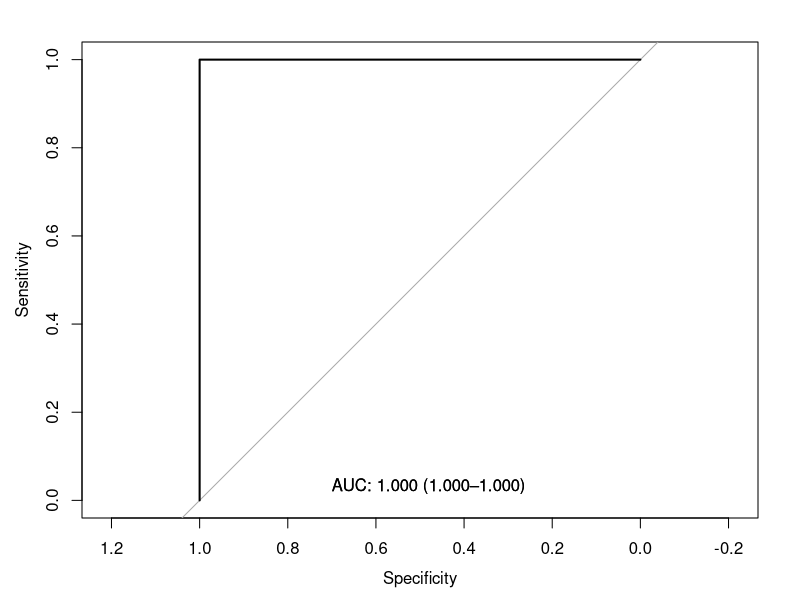
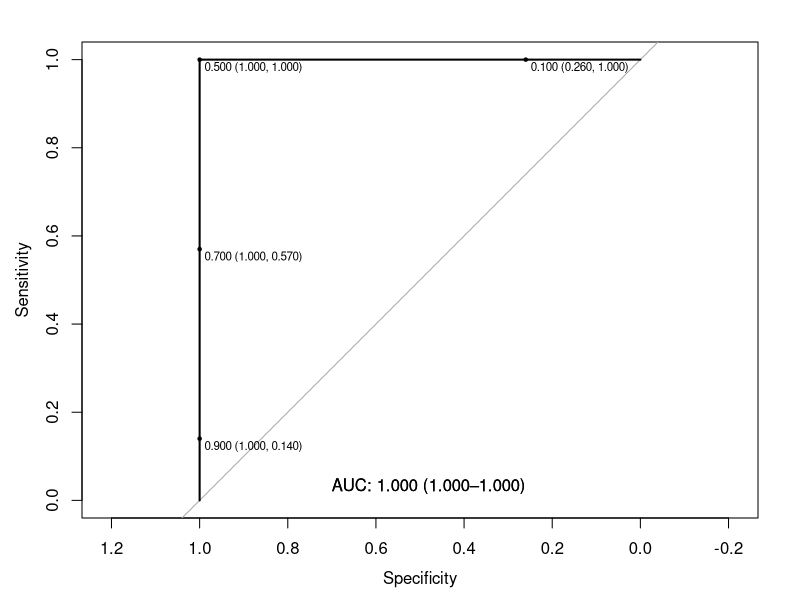
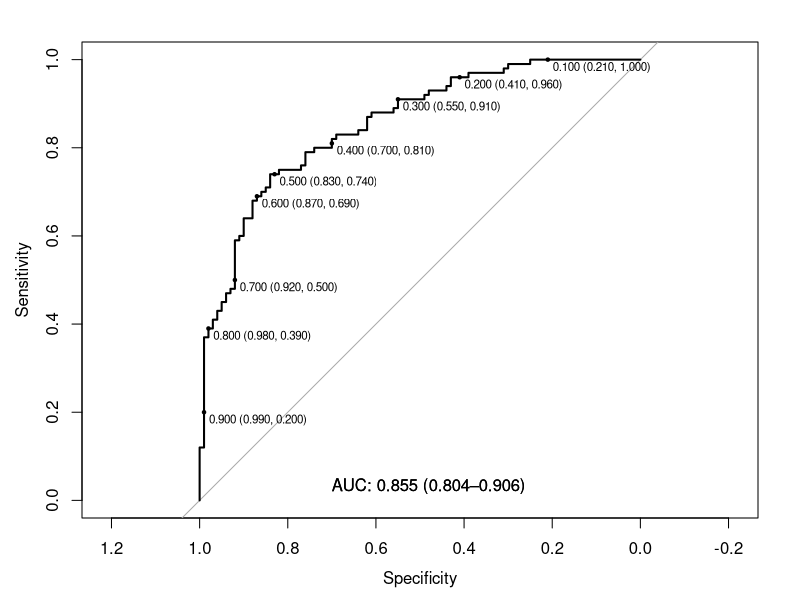
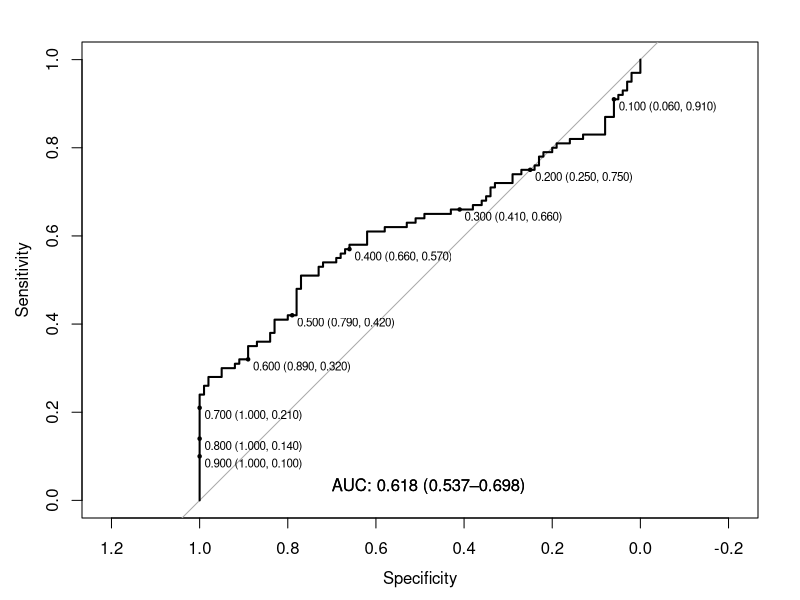
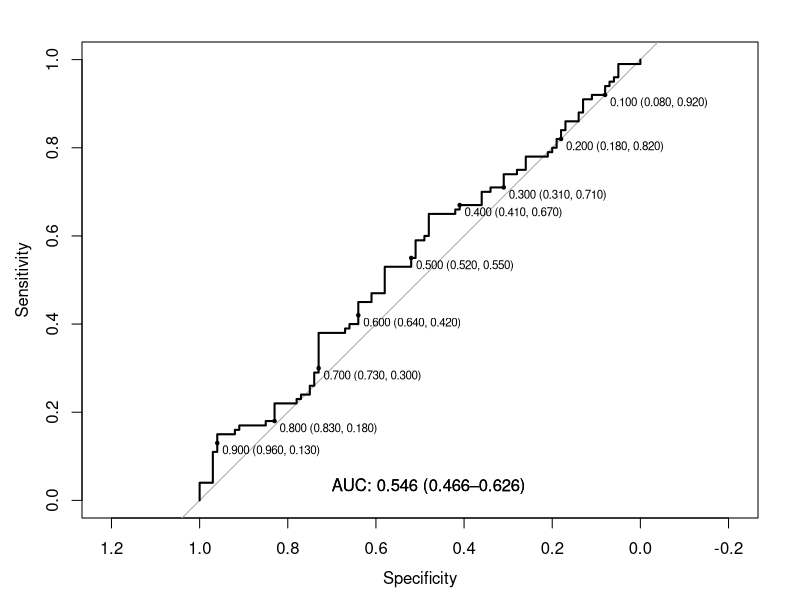

Write the R code that produced these figures, in order.
## ---- chunk 1
library(kableExtra)
library(dplyr)
## ---- chunk 2
library(pROC) # load package for ROC curve
set.seed(511111) # set seed for reproducibility

n_case <- 100 # sample size for cases
n_control <- 100 # sample size for controls

# simulate hypothetical predictor for cases and controls
## this scenario has perfect discrimination (i.e., no overlap)
case <- runif(n=n_case, min=0.501, max=1)
control <- runif(n=n_control, min=0, max=0.5)

# create data frame to use
roc_dat1 <- data.frame(pred=c(case,control), out=c( rep(1,n_case), rep(0,n_control)) )

# plot ROC with AUC
roc1 <- roc(out ~ pred, data=roc_dat1, ci=T)
plot(roc1, print.auc=T, print.auc.x=0.7, print.auc.y=0.05)
## ---- chunk 3
# add select thresholds
plot(roc1, print.auc=T, print.auc.x=0.7, print.auc.y=0.05, print.thres=c(0.1,0.5,0.7,0.9), print.thres.cex=0.7) # note, print.thres has many options; cex controls size
## ---- chunk 4
set.seed(511111) # set seed for reproducibility

n_case <- 100 # sample size for cases
n_control <- 100 # sample size for controls

# simulate hypothetical predictor for cases and controls
## this scenario is better than a coin flip but not perfect
case <- rbeta(n=n_case, shape1=2, shape2=1)
control <- rbeta(n=n_control, shape1=1, shape2=2)

# create data frame to use
roc_dat2 <- data.frame(pred=c(case,control), out=c( rep(1,n_case), rep(0,n_control)) )

# plot ROC with AUC
roc2 <- roc(out ~ pred, data=roc_dat2, ci=T)
plot(roc2, print.auc=T, print.auc.x=0.7, print.auc.y=0.05, print.thres=seq(0.1,0.9,0.1), print.thres.cex=0.7)
coords(roc2, x='best', best.method='youden')
coords(roc2, x='best', best.method='closest.topleft')
## ---- chunk 5
set.seed(9182)

counter <- 0
num_samps <- 100000

for(i in 1:num_samps){
  # randomly sample one case from data frame, one control
  ## note, code written to be generalizable to other n_case, n_control
  sample_case <- sample(x=1:n_case, size=1, replace=F) # 1:100 rows in data frame with n_case=100
  sample_control <- sample(x=(n_case+1):(n_case+n_control), size=1, replace=F) # 101:200 rows in data frame with n_case=n_control=100

  if( roc_dat2$pred[sample_control] < roc_dat2$pred[sample_case] ){ counter <- counter + 1 } # if control < case, add 1 to counter
}

counter/num_samps
## ---- chunk 6
set.seed(511111) # set seed for reproducibility

n_case <- 100 # sample size for cases
n_control <- 100 # sample size for controls

# simulate hypothetical predictor for cases and controls
## this scenario is better than a coin flip but not perfect
case <- runif(n=n_case, min=0, max=1)
control <- rbeta(n=n_control, shape1=2, shape2=4)

# create data frame to use
roc_dat3 <- data.frame(pred=c(case,control), out=c( rep(1,n_case), rep(0,n_control)) )

# plot ROC with AUC
roc3 <- roc(out ~ pred, data=roc_dat3, ci=T)
plot(roc3, print.auc=T, print.auc.x=0.7, print.auc.y=0.05, print.thres=seq(0.1,0.9,0.1), print.thres.cex=0.7)
coords(roc3, x='best', best.method='youden')
coords(roc3, x='best', best.method='closest.topleft')
## ---- chunk 7
set.seed(511111) # set seed for reproducibility

n_case <- 100 # sample size for cases
n_control <- 100 # sample size for controls

# simulate hypothetical predictor for cases and controls
## this scenario is better than a coin flip but not perfect
case <- rbeta(n=n_control, shape1=1.05, shape2=1)
control <- rbeta(n=n_control, shape1=1, shape2=1.05)

# create data frame to use
roc_dat4 <- data.frame(pred=c(case,control), out=c( rep(1,n_case), rep(0,n_control)) )

# plot ROC with AUC
roc4 <- roc(out ~ pred, data=roc_dat4, ci=T)
plot(roc4, print.auc=T, print.auc.x=0.7, print.auc.y=0.05, print.thres=seq(0.1,0.9,0.1), print.thres.cex=0.7)
coords(roc4, x='best', best.method='youden')
coords(roc4, x='best', best.method='closest.topleft')
